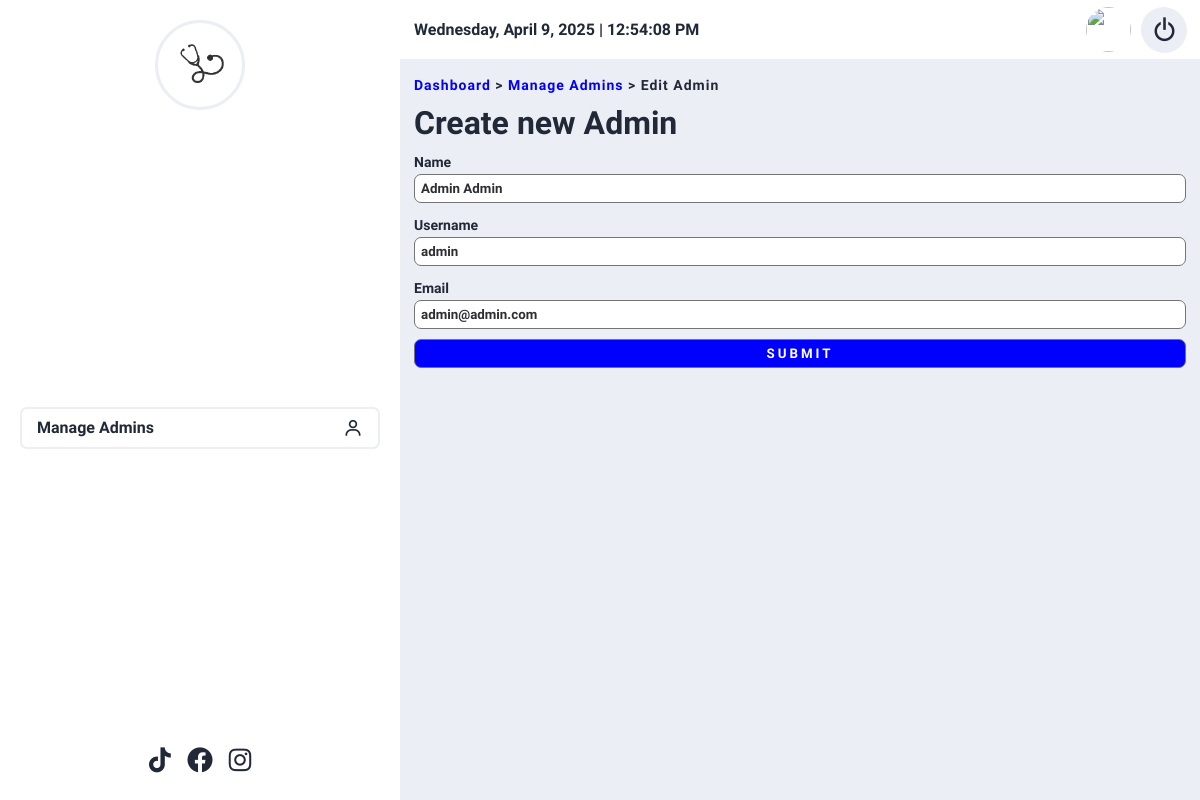
The page /admins/edit/2 (signed in) on the database its author committed.
### tables this page shows
CREATE TABLE users (
    id INT UNSIGNED AUTO_INCREMENT PRIMARY KEY,
    role_id INT UNSIGNED,
    name VARCHAR(32) NOT NULL,
    username VARCHAR(16) NOT NULL,
    email VARCHAR(32) NOT NULL,
    password VARCHAR(64) NOT NULL,
    CONSTRAINT fk_role FOREIGN KEY(role_id) REFERENCES roles(id)
);

### functions.php (called while the page is built, shortened)
<?php
function view(string $view, array $data = []): void
{
    extract($data);
    $viewPath = BASE_PATH . '/resources/views/' . str_replace('.', DIRECTORY_SEPARATOR, $view) . '.view.php';
    include $viewPath;
}
function auth()
{
    return new class {
        public function check(): bool
        {
            $user = \Core\Session::get('user');
            return $user && isset($user->id);
        }
        public function user(): ?\App\Http\Models\User
        {
            $user = \Core\Session::get('user');
            $userId = $user ? $user->id : null;
            if ($userId) {
                return \App\Http\Models\User::find($userId);
            }
            return null;
        }
        public function __get(string $property)
        {
            $user = $this->user();
            return $user ? $user->{$property} : null;
        }
    };
}
function old(string $key, $default = null)
{
    return \Core\Session::getOldInput($key, $default);
}

### App/Http/Controllers/AdminController.php (called while the page is built, shortened)
<?php
class AdminController extends Controller
{
    public function edit(User $user)
    {
        $user = clone $user;
        unset($user->password);
        return view('admin.manage-admins.edit', [
            'user' => $user
        ]);
    }
}

### Core/Router.php (called while the page is built, shortened)
<?php
class Router
{
    private static array $routes = [];
    private static function loadRoute(string $uri, string $method, string $controller, string $function, array $middleware = []): void
    {
        $uri = trim($uri, '/');
        self::$routes[$method][] = [
            'URI' => $uri,
            'CONTROLLER' => $controller,
            'FUNCTION' => $function,
            'MIDDLEWARE' => $middleware,
        ];
    }
    public static function route(string $uri, string $method): void
    {
        $uri = trim($uri, '/');
        $routeMatch = null;
        $routeParams = [];
        foreach (self::$routes[$method] ?? [] as $route) {
            $routePattern = preg_replace('/\{[a-zA-Z0-9_]+\}/', '([a-zA-Z0-9_]+)', $route['URI']);
            $routePattern = '/^' . str_replace('/', '\/', $routePattern) . '$/';
            if (preg_match($routePattern, $uri, $matches)) {
                $routeMatch = $route;
                array_shift($matches);
                $routeParams = $matches;
                break;
            }
        }
        $request = new \Core\Request();
        $middlewareStack = $routeMatch['MIDDLEWARE'];
        $next = function ($request) use ($routeMatch, $routeParams) {
            $controllerClass = $routeMatch['CONTROLLER'];
            if (!class_exists($controllerClass)) {
                dd('Controller not found');
            }
            $controller = new $controllerClass();
            $function = $routeMatch['FUNCTION'];
            if (!method_exists($controller, $function)) {
                dd('Function not found');
            }
            $reflection = new ReflectionMethod($controller, $function);
            $parameters = $reflection->getParameters();
            $args = [];
            foreach ($parameters as $param) {
                $paramType = $param->getType();
                if ($paramType && !$paramType->isBuiltin()) {
                    $paramClass = $paramType->getName();
                    if ($paramClass === \Core\Request::class) {
                        $args[] = $request;
                    } elseif (is_subclass_of($paramClass, \Core\Model::class)) {
                        $modelId = array_shift($routeParams);
                        $model = $paramClass::find($modelId);
                        if (!$model) {
                            dd("Model not found for ID: {$modelId}");
                        }
                        $args[] = $model;
                    } else {
                        dd("Cannot resolve dependency: {$paramClass}");
                    }
                } elseif (!empty($routeParams)) {
                    $args[] = array_shift($routeParams);
                }
            }
            call_user_func_array([$controller, $function], $args);
        };
        foreach (array_reverse($middlewareStack) as $middleware) {
            $next = function ($request) use ($middleware, $next) {
                $middlewareInstance = new $middleware();
                $middlewareInstance->handle($request, $next);
            };
        }
        $next($request);
    }
}

### App/Middleware/SuperAdminMiddleware.php (called while the page is built, shortened)
<?php
class SuperAdminMiddleware extends BaseMiddleware
{
    public function handle($request, callable $next)
    {
        $next($request);
    }
}

### App/Middleware/AuthMiddleware.php (called while the page is built, shortened)
<?php
class AuthMiddleware extends BaseMiddleware
{
    public function handle($request, callable $next)
    {
        $next($request);
    }
}

### index.php (called while the page is built, shortened)
<?php
$uri = parse_url($_SERVER['REQUEST_URI'], PHP_URL_PATH) ?? '';
$method = $_POST['_method'] ?? $_SERVER['REQUEST_METHOD'];
Router::route($uri, $method);

### Core/Session.php (called while the page is built, shortened)
<?php
class Session
{
    public static function get(string $key, $default = null)
    {
        return $_SESSION[$key] ?? $default;
    }
    public static function getOldInput(string $key, $default = null)
    {
        $oldInput = self::get('_old_input', []);
        $value = $oldInput[$key] ?? $default;
        return $value;
    }
}

### Core/Database.php (called while the page is built, shortened)
<?php
class Database
{
    private ?PDO $connection = null;
    protected function getConnection(): PDO
    {
        if ($this->connection === null) {
            try {
                $dsn = "mysql:host=" . DB_HOST . ";dbname=" . DB_NAME . ";charset=utf8mb4";
                $this->connection = new PDO($dsn, DB_USERNAME, DB_PASSWORD, [
                    PDO::ATTR_DEFAULT_FETCH_MODE => PDO::FETCH_ASSOC,
                    PDO::ATTR_ERRMODE => PDO::ERRMODE_EXCEPTION,
                ]);
            } catch (PDOException $e) {
                throw new \Exception("Database connection failed: " . $e->getMessage(), (int) $e->getCode());
            }
        }
        return $this->connection;
    }
    protected function query(string $query, array $params = []): \PDOStatement
    {
        $statement = $this->getConnection()->prepare($query);
        $result = $statement->execute($params);
        return $statement;
    }
}

### Core/Model.php (called while the page is built, shortened)
<?php
class Model extends Database
{
    protected static string $table;
    protected static string $primaryKey = 'id';
    public static function find($value): ?static
    {
        $table = static::$table;
        $primaryKey = static::$primaryKey;
        $query = "SELECT * FROM {$table} WHERE {$primaryKey} = :value LIMIT 1";
        $result = (new static())->query($query, ['value' => $value])->fetch();
        return $result ? new static($result) : null;
    }
}

### resources/views/admin/manage-admins/edit.view.php (the view, shortened to what this page needs)
<!DOCTYPE html>
<html>
<head>
    <?php require_once BASE_PATH . '/resources/views/partials/_head.view.php' ?>
</head>
<body>
    <div class="app">
        <div class="content-area">
            <?php require_once BASE_PATH . '/resources/views/admin/partials/sidebar.php' ?>
            <div class="main-content-area">
                <?php require_once BASE_PATH . '/resources/views/admin/partials/header.php' ?>
                <main>
                    <div class="pages-navigation">
                        <span>
                            <a href="/dashboard">Dashboard</a>
                            >
                            <a href="/admins">Manage Admins</a>
                            >
                            Edit Admin
                        </span>
                    </div>
                    <div class="create-admin">
                        <h1>Create new Admin</h1>
                        <form action="/admins/update/<?= $user->id ?>" method="POST">
                            <div class="form-control">
                                <label for="name">Name</label>
                                <input type="text" name="name" id="name" value="<?= old('name', $user->name) ?>">
                            </div>
                            <div class="form-control">
                                <label for="username">Username</label>
                                <input type="text" name="username" id="username" value="<?= old('username', $user->username) ?>">
                            </div>
                            <div class="form-control">
                                <label for="email">Email</label>
                                <input type="text" name="email" id="email" value="<?= old('email', $user->email) ?>">
                            </div>
                            <div class="form-control">
                                <input type="submit" value="Submit">
                            </div>
                        </form>
                    </div>
                </main>
            </div>
        </div>
    </div>
</body>
</html>

### resources/scss/main.css (style rules this page uses)
* { box-sizing: border-box; }
body { margin: 0; }
h1, h2, h3, h4, h5, h6, p, ul { margin-top: 0; }
a { text-decoration: none; }
html { scroll-behavior: smooth; }
body { font-family: "Libre Franklin", sans-serif; font-weight: 400; color: #212837; background-color: #ebeef4; line-height: 24px; }
h1, h2, h3 { margin-bottom: 0.9375rem; }
.app .content-area { display: flex; }
.app .content-area > .main-content-area { flex: 1; max-height: 100vh; overflow-y: scroll; }
.app .content-area > .main-content-area main { padding: 14px; }
.app .content-area > .main-content-area main > *:not(:last-child) { margin-bottom: 14px; }
.app .content-area > .main-content-area main .pages-navigation span { font-size: 14px; font-weight: 600; letter-spacing: 1px; }
.app .content-area > .main-content-area main .pages-navigation span a { color: #0000ff; }
form .form-control:not(:last-child) { margin-bottom: 10px; }
form .form-control label { display: block; font-size: 14px; font-weight: 600; }
form .form-control input, form .form-control select, form .form-control textarea { background-color: white; border-radius: 7px; border: 1px solid rgb(116, 116, 116); outline: none; padding: 6px; width: 100%; font-family: "Libre Franklin", sans-serif; color: #2d2e32; font-weight: 600; }
form .form-control input[type=submit], form .form-control select[type=submit], form .form-control textarea[type=submit] { background-color: #0000ff; font-weight: 600; text-transform: uppercase; letter-spacing: 3px; color: white; }

### rows shown on the page
users: name "Admin Admin", username "admin", email "admin@admin.com"
